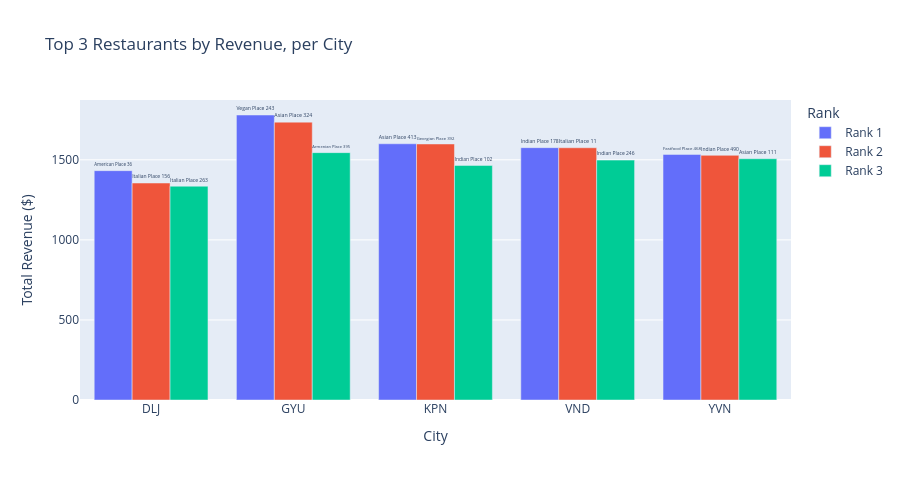

Notebook cell for this chart:
### Code cell
top3_pd = top3_per_city.toPandas()
top3_pd["rank_label"] = "Rank " + top3_pd["rank"].astype(str)

fig7 = px.bar(
    top3_pd, x="city", y="total_revenue", color="rank_label",
    barmode="group",
    title="Top 3 Restaurants by Revenue, per City",
    labels={"total_revenue": "Total Revenue ($)", "city": "City", "rank_label": "Rank"},
    hover_data=["name"],
    text="name",
)
fig7.update_traces(textposition="outside", textfont_size=9)
fig7.update_layout(height=480, xaxis_tickangle=0)
fig7.show()

### Figure 1 — Plotly figure (JSON) as saved in the notebook; plotly's stock layout.template omitted (floating-point values rounded to 4 significant figures)
{"data": [{"alignmentgroup": "True", "customdata": [["American Place 36"], ["Vegan Place 243"], ["Asian Place 413"], ["Indian Place 178"], ["Fastfood Place 468"]], "hovertemplate": "Rank=Rank 1<br>City=%{x}<br>Total Revenue ($)=%{y}<br>name=%{customdata[0]}<extra></extra>", "legendgroup": "Rank 1", "marker": {"color": "#636efa", "pattern": {"shape": ""}}, "name": "Rank 1", "offsetgroup": "Rank 1", "orientation": "v", "showlegend": true, "text": ["American Place 36", "Vegan Place 243", "Asian Place 413", "Indian Place 178", "Fastfood Place 468"], "textposition": "outside", "x": ["DLJ", "GYU", "KPN", "VND", "YVN"], "xaxis": "x", "y": [1432.0, 1780.0, 1600.0, 1576.0, 1534.0], "yaxis": "y", "type": "bar", "textfont": {"size": 9}}, {"alignmentgroup": "True", "customdata": [["Italian Place 156"], ["Asian Place 324"], ["Georgian Place 392"], ["Italian Place 11"], ["Indian Place 490"]], "hovertemplate": "Rank=Rank 2<br>City=%{x}<br>Total Revenue ($)=%{y}<br>name=%{customdata[0]}<extra></extra>", "legendgroup": "Rank 2", "marker": {"color": "#EF553B", "pattern": {"shape": ""}}, "name": "Rank 2", "offsetgroup": "Rank 2", "orientation": "v", "showlegend": true, "text": ["Italian Place 156", "Asian Place 324", "Georgian Place 392", "Italian Place 11", "Indian Place 490"], "textposition": "outside", "x": ["DLJ", "GYU", "KPN", "VND", "YVN"], "xaxis": "x", "y": [1355.0, 1735.0, 1599.0, 1575.0, 1528.0], "yaxis": "y", "type": "bar", "textfont": {"size": 9}}, {"alignmentgroup": "True", "customdata": [["Italian Place 263"], ["Armenian Place 395"], ["Indian Place 102"], ["Indian Place 246"], ["Asian Place 111"]], "hovertemplate": "Rank=Rank 3<br>City=%{x}<br>Total Revenue ($)=%{y}<br>name=%{customdata[0]}<extra></extra>", "legendgroup": "Rank 3", "marker": {"color": "#00cc96", "pattern": {"shape": ""}}, "name": "Rank 3", "offsetgroup": "Rank 3", "orientation": "v", "showlegend": true, "text": ["Italian Place 263", "Armenian Place 395", "Indian Place 102", "Indian Place 246", "Asian Place 111"], "textposition": "outside", "x": ["DLJ", "GYU", "KPN", "VND", "YVN"], "xaxis": "x", "y": [1335.0, 1545.0, 1465.0, 1498.0, 1507.0], "yaxis": "y", "type": "bar", "textfont": {"size": 9}}], "layout": {"xaxis": {"anchor": "y", "domain": [0.0, 1.0], "title": {"text": "City"}, "tickangle": 0}, "yaxis": {"anchor": "x", "domain": [0.0, 1.0], "title": {"text": "Total Revenue ($)"}}, "legend": {"title": {"text": "Rank"}, "tracegroupgap": 0}, "title": {"text": "Top 3 Restaurants by Revenue, per City"}, "barmode": "group", "height": 480}}
